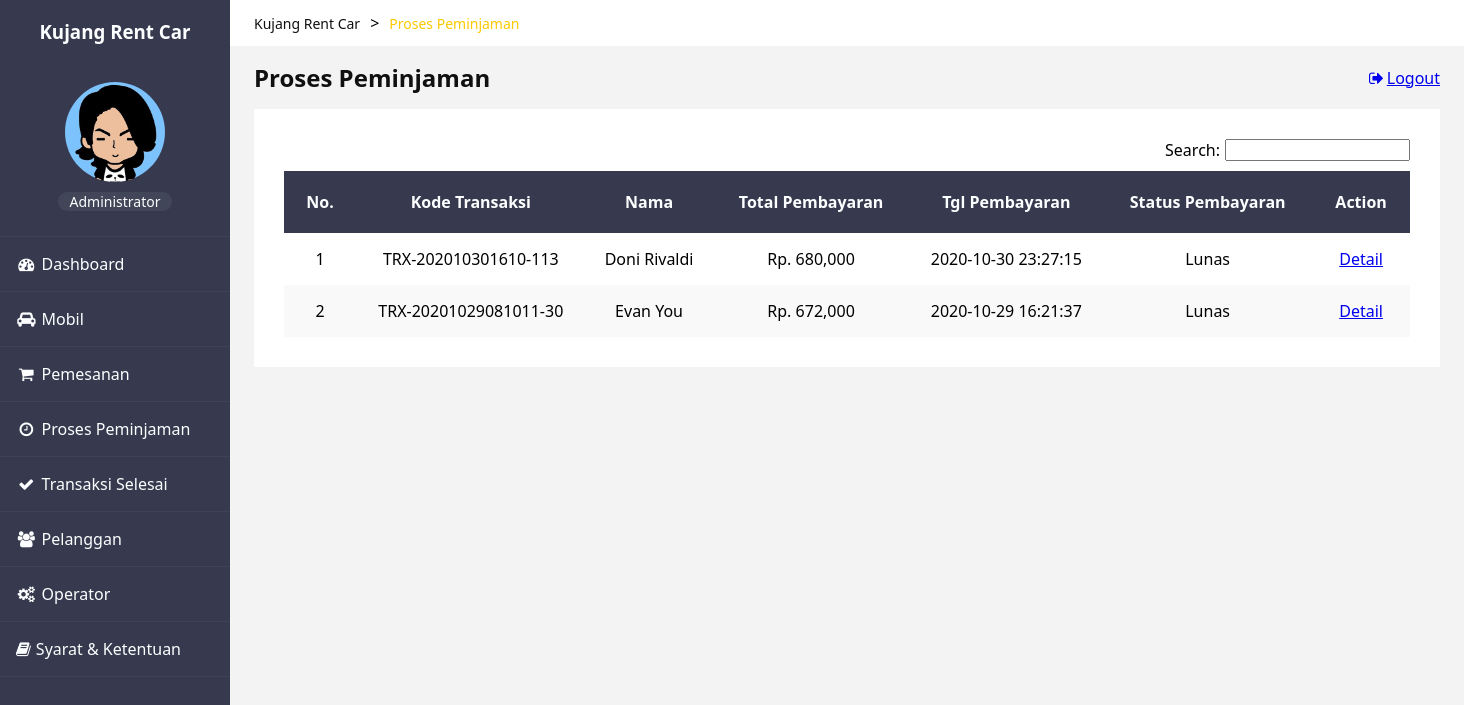
The app's page /index.php?page=ongoing (signed in) with its own data.
### tables this page shows
CREATE TABLE `tb_transaksi` (
  `kode_transaksi` varchar(30) NOT NULL,
  `id_user` int(11) DEFAULT NULL,
  `tgl_order` datetime DEFAULT NULL,
  `total_pembayaran` decimal(10,0) DEFAULT NULL,
  `tgl_pembayaran` datetime DEFAULT NULL,
  `status_pembayaran` int(1) DEFAULT NULL,
  `status_transaksi` int(1) DEFAULT NULL,
  `created_at` timestamp NULL DEFAULT NULL,
  `updated_at` timestamp NULL DEFAULT NULL
);

CREATE TABLE `tb_users` (
  `id_user` int(11) NOT NULL,
  `email` varchar(30) NOT NULL,
  `password` varchar(255) NOT NULL,
  `api_token` varchar(255) DEFAULT NULL,
  `reset_password_token` varchar(255) DEFAULT NULL,
  `reset_password_expires` datetime DEFAULT NULL,
  `nama` varchar(30) DEFAULT NULL,
  `no_telp` varchar(20) DEFAULT NULL,
  `jenis_kelamin` enum('laki-laki','perempuan') DEFAULT NULL,
  `alamat` text DEFAULT NULL,
  `foto` text DEFAULT NULL,
  `level` enum('admin','operator','user') DEFAULT NULL,
  `created_at` timestamp NULL DEFAULT NULL,
  `updated_at` timestamp NULL DEFAULT NULL
);

### ongoing_list.php (the view, shortened to what this page needs)
<?php
    require_once('functions.php');
    $transaksi = query('SELECT tb_transaksi.*, tb_users.nama FROM tb_transaksi, tb_users WHERE status_pembayaran = 1 AND status_transaksi = 0 AND tb_users.id_user = tb_transaksi.id_user ORDER BY tgl_order DESC');
?>
<!DOCTYPE html>
<html lang="en">
<head>
    <link rel="stylesheet" href="css/style.css">
</head>
<body>
    <?php include 'header.php'; ?>
    <div class="card">
        <div class="searchbar">
            <label for="keyword" class="search-label">Search:</label>
            <input type="search" name="keyword" id="keyword" class="search-input" autocomplete="off">
        </div>
        <div id="container">
            <table class="table table-odd" cellspacing="0">
                <thead>
                    <tr>
                        <th>No.</th>
                        <th>Kode Transaksi</th>
                        <th>Nama</th>
                        <th>Total Pembayaran</th>
                        <th>Tgl Pembayaran</th>
                        <th>Status Pembayaran</th>
                        <th>Action</th>
                    </tr>
                </thead>
                <?php
                    $i = 1;
                    foreach($transaksi as $row):
                ?>
                <tbody>
                    <tr>
                        <td><?= $i; ?></td>
                        <td><?= $row['kode_transaksi']; ?></td>
                        <td><?= $row['nama']; ?></td>
                        <td>Rp. <?= number_format($row['total_pembayaran']); ?></td>
                        <td><?= $row['tgl_pembayaran']; ?></td>
                        <td>
                            <?php
                                if($row['status_pembayaran'] == 1) {
                                    echo "Lunas";
                                } else {
                                    echo "Belum Lunas";
                                }
                            ?>
                        </td>
                        <td><a href="index.php?page=ongoing_detail&kode_transaksi=<?= $row['kode_transaksi']; ?>">Detail</a></td>
                    </tr>
                </tbody>
                    <?php
                        $i++;
                        endforeach;
                    ?>
            </table>
        </div>
    </div>
</body>
</html>

### css/style.css (style rules this page uses)
html, body { margin: 0px; padding: 0px; background-color: #F3F3F3; font-family: 'Segoe UI', Tahoma, Geneva, Verdana, sans-serif; overflow-x: hidden; height: 100%; }
.card { display: flex; flex: 1; margin: 0 12px 24px 12px; background-color: #fff; padding: 30px; box-sizing: border-box; display: flex; flex-direction: column; }
.table.table-odd, .table.table-even { width: 100%; text-align: center; }
.table.table-odd thead, .table.table-even thead { background-color: #373a4e; color: #FDFEFF; }
.table.table-odd thead th, .table.table-even thead th { padding: 20px; }
.table.table-odd tbody:nth-child(odd) { background-color: #f9f9f9; }
.table.table-odd tbody td { padding: 15px; }

### ongoing_list.php (style rules this page uses)
.searchbar { padding-bottom: 10px; display: flex; justify-content: flex-end; }
.search-label { margin-right: 5px; }

### records on screen
tb_transaksi: kode_transaksi "TRX-202010301610-113", id_user.nama "Doni Rivaldi", total_pembayaran "680,000", tgl_pembayaran "2020-10-30 23:27:15", status_pembayaran "Lunas"
tb_transaksi: kode_transaksi "TRX-20201029081011-30", id_user.nama "Evan You", total_pembayaran "672,000", tgl_pembayaran "2020-10-29 16:21:37", status_pembayaran "Lunas"

### other values on screen
$_SESSION['nama'] "Administrator"
$text "Proses Peminjaman"
